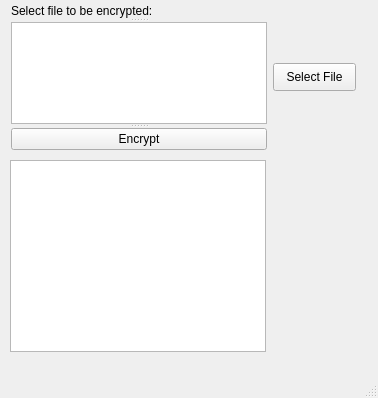
<?xml version="1.0" encoding="UTF-8"?>
<ui version="4.0">
 <class>MainWindow</class>
 <widget class="QMainWindow" name="MainWindow">
  <property name="geometry">
   <rect>
    <x>0</x>
    <y>0</y>
    <width>378</width>
    <height>398</height>
   </rect>
  </property>
  <property name="windowTitle">
   <string>MainWindow</string>
  </property>
  <widget class="QWidget" name="centralwidget">
   <widget class="QTextEdit" name="textEdit">
    <property name="geometry">
     <rect>
      <x>10</x>
      <y>160</y>
      <width>256</width>
      <height>192</height>
     </rect>
    </property>
    <property name="readOnly">
     <bool>true</bool>
    </property>
   </widget>
   <widget class="QWidget" name="layoutWidget">
    <property name="geometry">
     <rect>
      <x>11</x>
      <y>4</y>
      <width>345</width>
      <height>146</height>
     </rect>
    </property>
    <layout class="QHBoxLayout" name="horizontalLayout">
     <item>
      <widget class="QSplitter" name="splitter">
       <property name="orientation">
        <enum>Qt::Vertical</enum>
       </property>
       <widget class="QLabel" name="label_2">
        <property name="text">
         <string>Select file to be encrypted:</string>
        </property>
       </widget>
       <widget class="QTextEdit" name="textFileName">
        <property name="readOnly">
         <bool>true</bool>
        </property>
       </widget>
       <widget class="QPushButton" name="encryptFileButton">
        <property name="text">
         <string>Encrypt</string>
        </property>
       </widget>
      </widget>
     </item>
     <item>
      <widget class="QPushButton" name="fileSelectButton">
       <property name="maximumSize">
        <size>
         <width>16777215</width>
         <height>28</height>
        </size>
       </property>
       <property name="text">
        <string>Select File</string>
       </property>
      </widget>
     </item>
    </layout>
   </widget>
  </widget>
  <widget class="QStatusBar" name="statusbar"/>
 </widget>
 <resources/>
 <connections/>
</ui>
